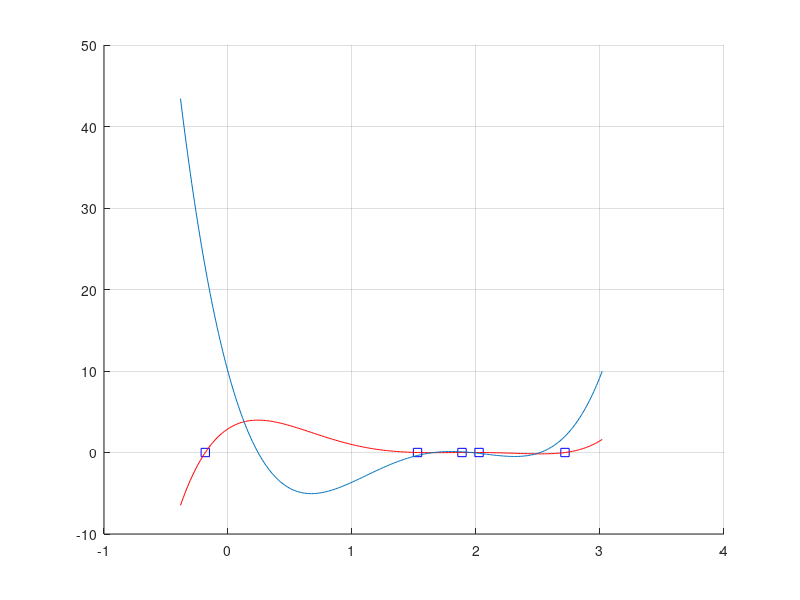

The MATLAB source for this figure: (Note: this script raises an error after producing the figure.)
clear;clc;close;
x1=0;
x2=2;
S=5;
P=2;

p = rand(P,1)*(x2-x1)+x1;
p = sort([p; x1-rand(1,1);x2+rand(2,1)]);
wl = poly(p);
pwl = polyder(wl);

X= linspace(min(p)-0.2,max(p)+0.3,300);
figure, hold on, grid on
plot(p,zeros(size(p)),'bs')
plot(X,polyval(wl,X),'r')
plot(X,polyval(pwl,X))

Ra(1)= polyval(wl,x1);
Ra(2)= polyval(pwl,x2);

Rb(1)= polyval(wl,x2);
Rb(2)= polyval(pwl,x2);
i=3;

[dump, n_tmp] = deconv(wl,pwl);
while (length(n_tmp)>1)
    if i == 4
        tmp = n_tmp;
        [dump, n_tmp] = deconv(pwl,n_tmp);
    elseif i > 4
    h_tmp = n_tmp;
    [dump, n_tmp] = deconv(tmp, n_tmp);
    tmp = h_tmp;
    end

    Ra(i) = (-1)*polyval(n_tmp,x1);
    Rb(i) = (-1)*polyval(n_tmp,x2);
    i = i+1;

    n_tmp = rm_zero(n_tmp);


end   
Ra
Rb
Za = LPZ(Ra)
Zb = LPZ(Rb)
K = abs(Za-Zb) 


function X = rm_zero(X)
    N=length(X);
for n=1:N
    if X(1)==0 
       X=X(2:end);
    else
        break;
    end
end
end

function X = LPZ(R)
X = sum((-(sign(R(2:end)).*sign(R(1:end-1)))+1)/2);
end

function X = sprawdzenie(n)

end


